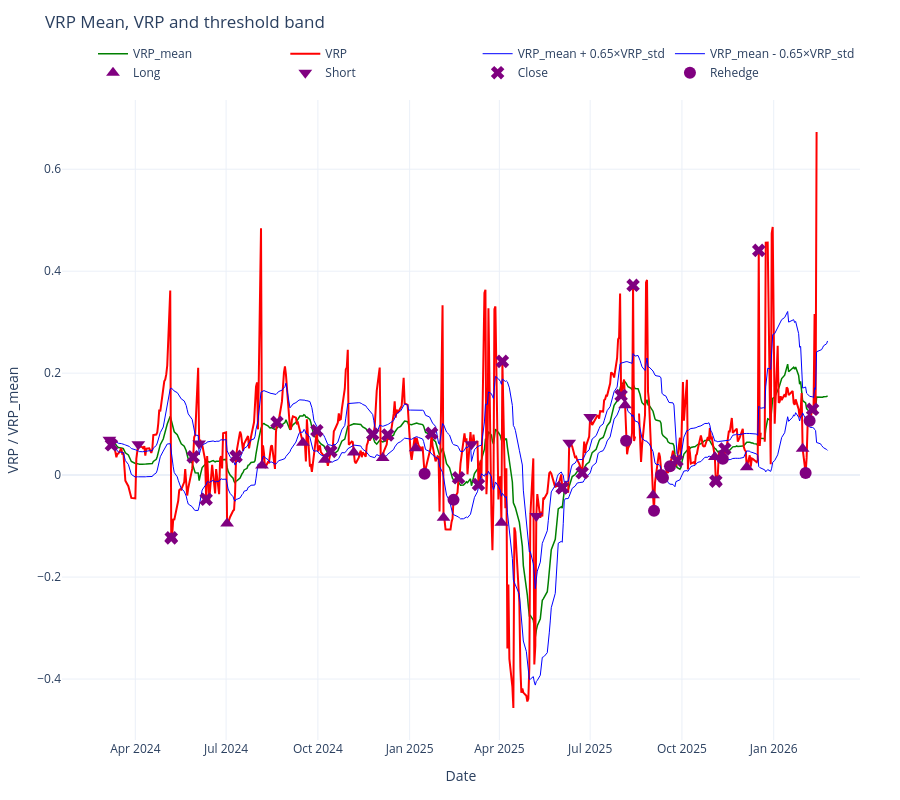

Notebook cell for this chart:
### Code cell
fig, axs = plt.subplots(3, 1, figsize=(16, 12), sharex=True)
fig.suptitle('Delta-Hedged vs. Pure Straddle Strategy Comparison', fontsize=18, fontweight='bold')

# 1. NAV
axs[0].plot(date_idx, nav_ddh_arr, label='Delta-Hedged', color='tab:blue', linewidth=2)
axs[0].plot(date_idx, nav_straddle_arr, label='Pure Straddle', color='tab:orange', linewidth=2)
axs[0].set_ylabel('Portfolio Value ($)', fontsize=12)
axs[0].set_title('Portfolio Value Over Time', fontsize=14)
axs[0].grid(True, alpha=0.5)
axs[0].legend()

# 2. Cumulative Return (with underlying)
axs[1].plot(date_idx, cum_ddh, label='Delta-Hedged', color='tab:blue', linewidth=2)
axs[1].plot(date_idx, cum_straddle, label='Pure Straddle', color='tab:orange', linewidth=2)
axs[1].plot(date_idx, cum_underlying, label='Underlying', color='tab:green', linewidth=2, linestyle='--')
axs[1].set_ylabel('Cumulative Return', fontsize=12)
axs[1].set_title('Cumulative Return', fontsize=14)
axs[1].grid(True, alpha=0.5)
axs[1].legend()

# 3. Daily Returns (histogram inset optional)
axs[2].plot(date_idx, ret_ddh, label='Delta-Hedged', color='tab:blue', alpha=0.7, linewidth=1)
axs[2].plot(date_idx, ret_straddle, label='Pure Straddle', color='tab:orange', alpha=0.7, linewidth=1)
axs[2].set_ylabel('Daily Return', fontsize=12)
axs[2].set_title('Daily Returns', fontsize=14)
axs[2].grid(True, alpha=0.5)
axs[2].legend()

# Format dates
for ax in axs:
    ax.xaxis.set_major_locator(mdates.MonthLocator(interval=3))
    ax.xaxis.set_major_formatter(mdates.DateFormatter('%Y-%m'))
plt.setp(axs[-1].xaxis.get_majorticklabels(), rotation=45, ha='right')

plt.tight_layout(rect=[0, 0.03, 1, 0.96])
plt.show()

# VRP plot (interactive: zoom, pan, scroll)
import plotly.graph_objects as go
vrp_mean = underlying_df['VRP_mean'].values
vrp = underlying_df['VRP'].values
vrp_std = underlying_df['VRP_std'].values
th = agent_ddh.vrp_threshold
x_dates = date_idx.tolist()
fig_vrp = go.Figure()
fig_vrp.add_trace(go.Scatter(x=x_dates, y=vrp_mean, mode='lines', name='VRP_mean', line=dict(color='green', width=1.5)))
fig_vrp.add_trace(go.Scatter(x=x_dates, y=vrp, mode='lines', name='VRP', line=dict(color='red', width=2)))
fig_vrp.add_trace(go.Scatter(x=x_dates, y=vrp_mean + th * vrp_std, mode='lines', name=f'VRP_mean + {th}×VRP_std', line=dict(color='blue', width=1)))
fig_vrp.add_trace(go.Scatter(x=x_dates, y=vrp_mean - th * vrp_std, mode='lines', name=f'VRP_mean - {th}×VRP_std', line=dict(color='blue', width=1)))
vrp_series = pd.Series(vrp, index=pd.to_datetime(date_idx))
y_long = vrp_series.reindex(pd.to_datetime(dates_long_ddh)).values
y_short = vrp_series.reindex(pd.to_datetime(dates_short_ddh)).values
y_close = vrp_series.reindex(pd.to_datetime(dates_close_ddh)).values
y_rehedge = vrp_series.reindex(pd.to_datetime(dates_rehedge_ddh)).values
fig_vrp.add_trace(go.Scatter(x=dates_long_ddh, y=y_long, mode='markers', name='Long', marker=dict(symbol='triangle-up', size=12, color='purple')))
fig_vrp.add_trace(go.Scatter(x=dates_short_ddh, y=y_short, mode='markers', name='Short', marker=dict(symbol='triangle-down', size=12, color='purple')))
fig_vrp.add_trace(go.Scatter(x=dates_close_ddh, y=y_close, mode='markers', name='Close', marker=dict(symbol='x', size=12, color='purple')))
fig_vrp.add_trace(go.Scatter(x=dates_rehedge_ddh, y=y_rehedge, mode='markers', name='Rehedge', marker=dict(symbol='circle', size=12, color='purple')))
fig_vrp.update_layout(
    title=dict(text='VRP Mean, VRP and threshold band', y=0.98, yanchor='top'),
    margin=dict(t=100, b=60, l=60, r=40),
    xaxis_title='Date',
    yaxis_title='VRP / VRP_mean',
    height=800,
    template='plotly_white',
    legend=dict(orientation='h', yanchor='bottom', y=1.02, xanchor='right', x=1)
)
fig_vrp.show()

# ==========================
# Summary Table
# ==========================
summary_df = pd.DataFrame({
    'Metric': ['Final NAV', 'Total Return', 'Sharpe Ratio', 'Sortino Ratio', 'Max Drawdown', 'Calmar Ratio'],
    'Delta-Hedged': [
        f"${nav_ddh_arr[-1]:,.0f}",
        f"{tot_ddh:.2%}",
        f"{sharpe_ddh:.2f}",
        f"{sortino_ddh:.2f}",
        f"{dd_ddh:.2%}",
        f"{calmar_ddh:.2f}"
    ],
    'Pure Straddle': [
        f"${nav_straddle_arr[-1]:,.0f}",
        f"{tot_straddle:.2%}",
        f"{sharpe_straddle:.2f}",
        f"{sortino_straddle:.2f}",
        f"{dd_straddle:.2%}",
        f"{calmar_straddle:.2f}"
    ]
})

### Figure 1 — Plotly figure (JSON) as saved in the notebook; plotly's stock layout.template omitted (floating-point values rounded to 4 significant figures; data arrays with more than 128 entries replaced by an {"elided": "..."} marker saying what was removed)
{"data": [{"line": {"color": "green", "width": 1.5}, "mode": "lines", "name": "VRP_mean", "type": "scatter", "x": {"elided": "495 str values"}, "y": {"elided": "495 float values"}}, {"line": {"color": "red", "width": 2}, "mode": "lines", "name": "VRP", "type": "scatter", "x": {"elided": "495 str values"}, "y": {"elided": "495 float values"}}, {"line": {"color": "blue", "width": 1}, "mode": "lines", "name": "VRP_mean + 0.65×VRP_std", "type": "scatter", "x": {"elided": "495 str values"}, "y": {"elided": "495 float values"}}, {"line": {"color": "blue", "width": 1}, "mode": "lines", "name": "VRP_mean - 0.65×VRP_std", "type": "scatter", "x": {"elided": "495 str values"}, "y": {"elided": "495 float values"}}, {"marker": {"color": "purple", "size": 12, "symbol": "triangle-up"}, "mode": "markers", "name": "Long", "type": "scatter", "x": ["2024-05-07T00:00:00", "2024-07-02T00:00:00", "2024-08-06T00:00:00", "2024-09-16T00:00:00", "2024-10-08T00:00:00", "2024-11-06T00:00:00", "2024-12-05T00:00:00", "2025-01-07T00:00:00", "2025-02-04T00:00:00", "2025-04-03T00:00:00", "2025-08-05T00:00:00", "2025-09-02T00:00:00", "2025-11-03T00:00:00", "2025-11-04T00:00:00", "2025-12-05T00:00:00", "2026-01-30T00:00:00"], "y": [-0.1231, -0.09504, 0.01866, 0.06358, 0.03013, 0.04442, 0.0338, 0.05282, -0.08385, -0.09367, 0.1369, -0.03961, 0.03538, -0.01196, 0.01564, 0.05175]}, {"marker": {"color": "purple", "size": 12, "symbol": "triangle-down"}, "mode": "markers", "name": "Short", "type": "scatter", "x": ["2024-03-06T00:00:00", "2024-04-04T00:00:00", "2024-06-04T00:00:00", "2025-03-04T00:00:00", "2025-05-08T00:00:00", "2025-06-10T00:00:00", "2025-07-01T00:00:00"], "y": [0.0692, 0.06064, 0.06225, 0.0606, -0.08029, 0.0637, 0.1138]}, {"marker": {"color": "purple", "size": 12, "symbol": "x"}, "mode": "markers", "name": "Close", "type": "scatter", "x": ["2024-03-08T00:00:00", "2024-05-07T00:00:00", "2024-05-29T00:00:00", "2024-06-11T00:00:00", "2024-07-11T00:00:00", "2024-08-21T00:00:00", "2024-09-30T00:00:00", "2024-10-14T00:00:00", "2024-11-25T00:00:00", "2024-12-10T00:00:00", "2025-01-23T00:00:00", "2025-02-19T00:00:00", "2025-03-11T00:00:00", "2025-04-04T00:00:00", "2025-06-03T00:00:00", "2025-06-03T00:00:00", "2025-06-23T00:00:00", "2025-08-01T00:00:00", "2025-08-13T00:00:00", "2025-09-26T00:00:00", "2025-11-04T00:00:00", "2025-11-13T00:00:00", "2025-12-17T00:00:00", "2026-02-09T00:00:00"], "y": [0.05959, -0.1231, 0.03574, -0.04732, 0.03677, 0.1037, 0.08721, 0.04656, 0.08027, 0.0788, 0.08206, -0.005336, -0.01843, 0.2232, -0.02491, -0.02491, 0.00464, 0.1563, 0.3723, 0.02838, -0.01196, 0.05139, 0.4408, 0.129]}, {"marker": {"color": "purple", "size": 12, "symbol": "circle"}, "mode": "markers", "name": "Rehedge", "type": "scatter", "x": ["2025-01-16T00:00:00", "2025-02-14T00:00:00", "2025-08-06T00:00:00", "2025-09-03T00:00:00", "2025-09-10T00:00:00", "2025-09-12T00:00:00", "2025-09-19T00:00:00", "2025-11-11T00:00:00", "2026-02-02T00:00:00", "2026-02-06T00:00:00"], "y": [0.002464, -0.04855, 0.06735, -0.06973, 0.0002812, -0.005046, 0.01731, 0.03208, 0.004269, 0.1067]}], "layout": {"height": 800, "legend": {"orientation": "h", "x": 1, "xanchor": "right", "y": 1.02, "yanchor": "bottom"}, "margin": {"b": 60, "l": 60, "r": 40, "t": 100}, "title": {"text": "VRP Mean, VRP and threshold band", "y": 0.98, "yanchor": "top"}, "xaxis": {"title": {"text": "Date"}}, "yaxis": {"title": {"text": "VRP / VRP_mean"}}}}
